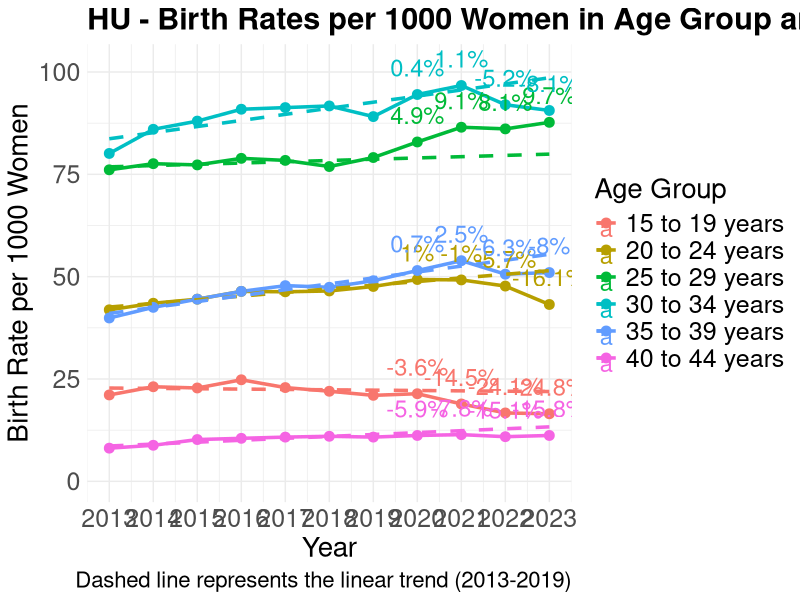

The R source for this figure:
library(ggplot2)
library(readr)
library(dplyr)
library(tidyr)
library(scales)

# Reads the CSV files
women_age_groups <- read_csv('data/hu/women_age_groups_by_year.csv')
births_long <- read_csv('data/hu/births_by_mother_age_group_year.csv')

# Merges the data frames by Age and Year
data <- women_age_groups %>%
  inner_join(births_long, by = c("Age", "Year"))

# Calculates the birth rate per 1000 women for each age group and year
data <- data %>%
  mutate(birth_rate = (Births / Count) * 1000)

# Initializes a list to store the results for each age group
results <- list()

# Performs linear regression and calculate deviations for each age group
for(age_group in unique(data$Age)) {
  age_data <- data %>%
    filter(Age == age_group)
  
  # Fits a linear model to birth rates from 2013 to 2019
  fit <- lm(birth_rate ~ Year, data = age_data[age_data$Year <= 2019,])
  
  # Predicts birth rates for the years 2020 to 2023
  age_data$predicted_rate <- predict(fit, newdata = age_data)
  
  # Calculates the percentage deviation for the years 2020 to 2023
  age_data$deviation <- with(age_data, 100 * (birth_rate - predicted_rate) / predicted_rate)
  
  # Stores the results
  results[[age_group]] <- age_data
}

# Combines the results into a single data frame
final_data <- bind_rows(results)

# Creates plot
ggplot(final_data, aes(x = Year, y = birth_rate, color = Age)) +
  geom_line(size = 1.2) +
  geom_point(size = 3) +
  geom_line(aes(y = predicted_rate), linetype = "dashed", size = 1.2) +
  geom_text(aes(label = ifelse(Year >= 2020, paste0(round(deviation, 1), "%"), "")),
            vjust = -1, size = 6) +
  labs(title = "HU - Birth Rates per 1000 Women in Age Group and Deviation from Linear Trend (2013-2019)",
       x = "Year",
       y = "Birth Rate per 1000 Women",
       color = "Age Group",
       caption = "Dashed line represents the linear trend (2013-2019)") +
  theme_minimal() +
  ylim(0, max(final_data$birth_rate, na.rm = TRUE) + 5) +
  scale_x_continuous(breaks = 2013:2023) +
  theme(
    text = element_text(size = 18),
    plot.title = element_text(size = 22, face = "bold"),
    axis.title = element_text(size = 20),
    axis.text = element_text(size = 18),
    legend.title = element_text(size = 20),
    legend.text = element_text(size = 18),
    plot.caption = element_text(size = 16)
  )
